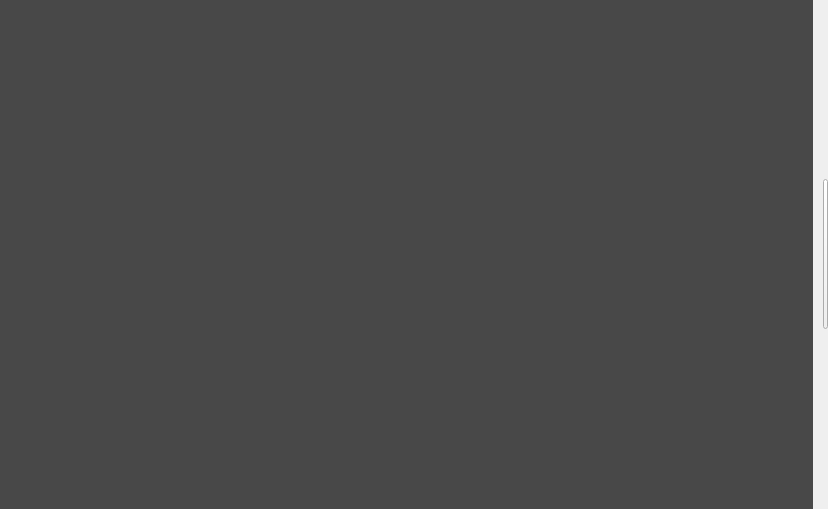
<?xml version="1.0" encoding="UTF-8"?>
<ui version="4.0">
 <class>drawer</class>
 <widget class="QWidget" name="drawer">
  <property name="enabled">
   <bool>true</bool>
  </property>
  <property name="geometry">
   <rect>
    <x>0</x>
    <y>0</y>
    <width>828</width>
    <height>509</height>
   </rect>
  </property>
  <property name="cursor">
   <cursorShape>ArrowCursor</cursorShape>
  </property>
  <property name="mouseTracking">
   <bool>false</bool>
  </property>
  <property name="windowTitle">
   <string>Form</string>
  </property>
  <property name="autoFillBackground">
   <bool>false</bool>
  </property>
  <property name="styleSheet">
   <string notr="true">QWidget#blur{
	background-color: rgba(0, 0, 0, 0.7);
    border-radius: 0px;
}</string>
  </property>
  <layout class="QHBoxLayout" name="horizontalLayout_2">
   <property name="spacing">
    <number>10</number>
   </property>
   <property name="leftMargin">
    <number>0</number>
   </property>
   <property name="topMargin">
    <number>0</number>
   </property>
   <property name="rightMargin">
    <number>0</number>
   </property>
   <property name="bottomMargin">
    <number>0</number>
   </property>
   <item>
    <widget class="QWidget" name="blur" native="true">
     <layout class="QHBoxLayout" name="horizontalLayout">
      <property name="spacing">
       <number>0</number>
      </property>
      <property name="leftMargin">
       <number>0</number>
      </property>
      <property name="topMargin">
       <number>0</number>
      </property>
      <property name="rightMargin">
       <number>0</number>
      </property>
      <property name="bottomMargin">
       <number>0</number>
      </property>
      <item>
       <spacer name="horizontalSpacer">
        <property name="orientation">
         <enum>Qt::Horizontal</enum>
        </property>
        <property name="sizeHint" stdset="0">
         <size>
          <width>520</width>
          <height>20</height>
         </size>
        </property>
       </spacer>
      </item>
      <item>
       <widget class="QStackedWidget" name="stackedWidget">
        <property name="sizePolicy">
         <sizepolicy hsizetype="Fixed" vsizetype="Fixed">
          <horstretch>0</horstretch>
          <verstretch>0</verstretch>
         </sizepolicy>
        </property>
       </widget>
      </item>
      <item>
       <spacer name="horizontalSpacer_2">
        <property name="orientation">
         <enum>Qt::Horizontal</enum>
        </property>
        <property name="sizeHint" stdset="0">
         <size>
          <width>519</width>
          <height>20</height>
         </size>
        </property>
       </spacer>
      </item>
     </layout>
    </widget>
   </item>
   <item>
    <widget class="QPushButton" name="openDrawerButton">
     <property name="minimumSize">
      <size>
       <width>5</width>
       <height>150</height>
      </size>
     </property>
     <property name="maximumSize">
      <size>
       <width>5</width>
       <height>150</height>
      </size>
     </property>
     <property name="cursor">
      <cursorShape>PointingHandCursor</cursorShape>
     </property>
     <property name="text">
      <string/>
     </property>
    </widget>
   </item>
  </layout>
 </widget>
 <resources/>
 <connections/>
 <slots>
  <signal>signal1()</signal>
 </slots>
</ui>
